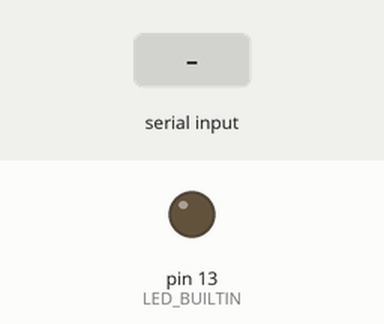
Recording of a sketch running on a simulated Arduino Uno, built with avr-gcc and run on an emulated ATmega328P. Parts: output pins drawn as LEDs (lit = HIGH). The inputs (shaded band) are chosen by the test bench. No radio packets arrive unless stated.

Above: at 1.2 s.
1.3 s: "<" received over Serial
At 2.3 s:
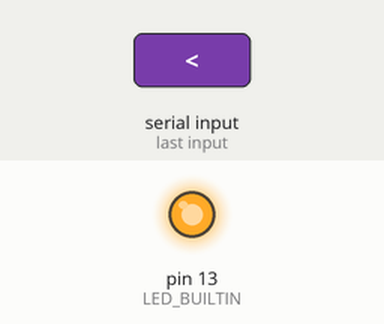
Timing chart, 0 to 4.3 s (numbered marks = the images above; inputs shaded):
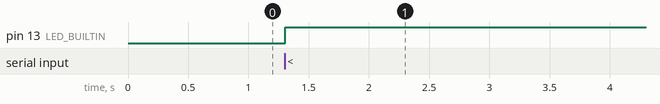

The sketch:

rf_radio.ino
```cpp
/*
  Arduino Wireless Communication Tutorial
        Example 1 - Receiver Code

  by Dejan Nedelkovski, www.HowToMechatronics.com

  Library: TMRh20/RF24, https://github.com/tmrh20/RF24/
*/
#include <SPI.h>
#include <nRF24L01.h>
#include <RF24.h>

RF24 radio(9, 10); // CE, CSN
const byte nodeAddress[5] = {'N', 'O', 'D', 'E', '1'};
byte tosend[32];

bool ready_to_send = false;

void setup() {
  pinMode(LED_BUILTIN, OUTPUT);
  Serial.begin(115200);
  radio.begin();
  radio.setChannel(90);
  radio.setCRCLength(RF24_CRC_8);
  radio.setDataRate(RF24_2MBPS);
  radio.setPALevel(RF24_PA_MAX);
  radio.openWritingPipe(nodeAddress);
  radio.stopListening();
}

void loop() {
  memset(tosend, 0, sizeof(tosend));
  byte inc;
  int counter = 0;
  inc = Serial.read();
  if (inc == '<') {
    digitalWrite(LED_BUILTIN, HIGH);
    tosend[counter] = inc;
    counter++;
    while (true) {
      inc = Serial.read();
      if(inc == -1) continue;
      tosend[counter] = inc;
      if (inc == '>') {
        radio.write(&tosend, sizeof(tosend));
        digitalWrite(LED_BUILTIN, LOW);
        break;
      }
      counter++;
    }
  }
  delay(100);
}
```

Measured:
- after the input at 1.3 s, pin 13 (LED_BUILTIN): LOW → HIGH at once
